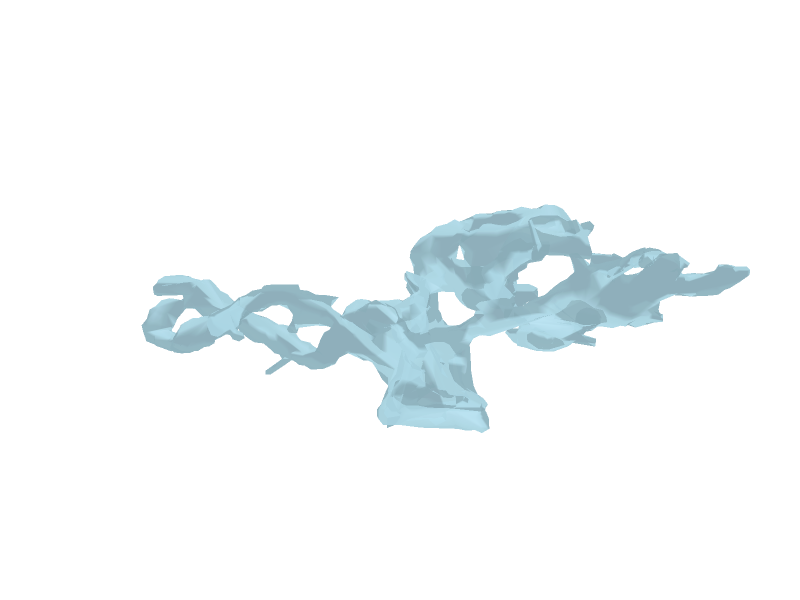
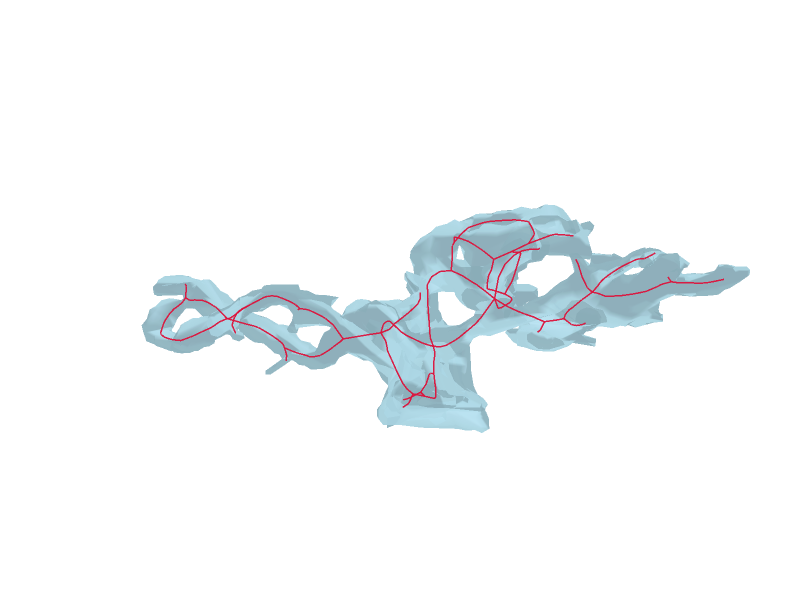

Here is the notebook cell these charts were saved with, in order:
### Markdown cell above
## Load mesh and skeleton

Load the processed mesh and MCF skeleton for the chosen spine, then take `max_edge_length` and basis-optimizer options from the fit oracle. The figures are the mesh alone and the mesh with the skeleton, written under `viz/`.

### Code cell
spine_idx = 1
params = get_ts_pipeline_params(spine_idx)

mesh_path = f"../data/mesh/processed/{params['object_name']}.obj"
mm = MeshManager(mesh_path=mesh_path)
model_length = mm.bounding_box_diagonal()

polylines_name = f"TS{spine_idx}_qst{params['qst']}_mcst{params['mcst']}"
skeleton = SkeletonGraph.from_txt(
    f"../data/mcf_skeletons/{polylines_name}.polylines.txt"
)

suggested = suggest_fit_parameters(
    mm,
    skeleton,
    overrides=params.get("basis_overrides") or None,
)
for line in suggested.rationale:
    print(f"Oracle: {line}")

if params.get("max_edge_length_override") is not None:
    params["max_edge_length"] = float(params["max_edge_length_override"])
else:
    params["max_edge_length"] = float(suggested.max_edge_length)
params["optimizer_options"] = suggested.basis_optimizer_options
params["max_edge_length_fraction"] = (
    params["max_edge_length"] / model_length if model_length > 0 else float("nan")
)
params["max_edge_length_tag"] = int(round(float(params["max_edge_length"])))
print(
    f"Using mel={params['max_edge_length']:.4g} "
    f"(frac={params['max_edge_length_fraction']:.4g}, "
    f"mel/t={suggested.mel_over_thickness:.4g}, "
    f"tag={params['max_edge_length_tag']})"
)

fig_out_dir = f"../viz/ts{spine_idx}"
os.makedirs(fig_out_dir, exist_ok=True)

mesh_fig: "go.Figure" = mm.visualize_mesh_3d(skel=None, show_axes=False, title="")

eye_coord = params["eye_coord"]

mesh_fig.update_layout(
    scene=dict(
        camera=dict(
            eye={"x": eye_coord[0], "y": eye_coord[1], "z": eye_coord[2]},
            projection=dict(type="perspective"),
        ),
        aspectmode="data",
    )
)
mesh_fig.write_image(
    f"{fig_out_dir}/TS{spine_idx}_mesh.pdf",
    format="pdf",
    engine="kaleido",
    width=600,
    height=450,
    scale=pdf_scale,
)
mesh_fig.show()

mesh_skel_fig: "go.Figure" = mm.visualize_mesh_3d(
    skel=skeleton, show_axes=False, title=""
)
mesh_skel_fig.update_layout(
    scene=dict(
        camera=dict(
            eye={"x": eye_coord[0], "y": eye_coord[1], "z": eye_coord[2]},
            projection=dict(type="perspective"),
        ),
        aspectmode="data",
    )
)
mesh_skel_fig.write_image(
    f"{fig_out_dir}/TS{spine_idx}_mesh_skel.pdf",
    format="pdf",
    engine="kaleido",
    width=600,
    height=450,
    scale=pdf_scale,
)
mesh_skel_fig.show()

### Figure 1 — Plotly figure (JSON) as saved in the notebook; plotly's stock layout.template omitted (floating-point values rounded to 4 significant figures; data arrays with more than 128 entries replaced by an {"elided": "..."} marker saying what was removed)
{"data": [{"color": "lightblue", "i": {"elided": "4788 int values"}, "j": {"elided": "4788 int values"}, "k": {"elided": "4788 int values"}, "name": "Mesh", "opacity": 0.8, "type": "mesh3d", "x": {"elided": "2378 float values"}, "y": {"elided": "2378 float values"}, "z": {"elided": "2378 float values"}}], "layout": {"autosize": false, "height": 600, "margin": {"b": 0, "l": 0, "r": 0, "t": 40}, "scene": {"aspectmode": "data", "camera": {"eye": {"x": 0.001931, "y": 1.065, "z": 1.366}, "projection": {"type": "perspective"}}, "xaxis": {"visible": false}, "yaxis": {"visible": false}, "zaxis": {"visible": false}}, "title": {"text": ""}, "width": 800}}

### Figure 2 — Plotly figure (JSON) as saved in the notebook; plotly's stock layout.template omitted (floating-point values rounded to 4 significant figures; data arrays with more than 128 entries replaced by an {"elided": "..."} marker saying what was removed)
{"data": [{"color": "lightblue", "i": {"elided": "4788 int values"}, "j": {"elided": "4788 int values"}, "k": {"elided": "4788 int values"}, "name": "Mesh", "opacity": 0.8, "type": "mesh3d", "x": {"elided": "2378 float values"}, "y": {"elided": "2378 float values"}, "z": {"elided": "2378 float values"}}, {"line": {"color": "crimson", "width": 3}, "mode": "lines", "name": "Skeleton 0", "opacity": 0.95, "showlegend": false, "type": "scatter3d", "x": {"elided": "1149 float values"}, "y": {"elided": "1149 float values"}, "z": {"elided": "1149 float values"}}], "layout": {"autosize": false, "height": 600, "margin": {"b": 0, "l": 0, "r": 0, "t": 40}, "scene": {"aspectmode": "data", "camera": {"eye": {"x": 0.001931, "y": 1.065, "z": 1.366}, "projection": {"type": "perspective"}}, "xaxis": {"visible": false}, "yaxis": {"visible": false}, "zaxis": {"visible": false}}, "title": {"text": ""}, "width": 800}}
